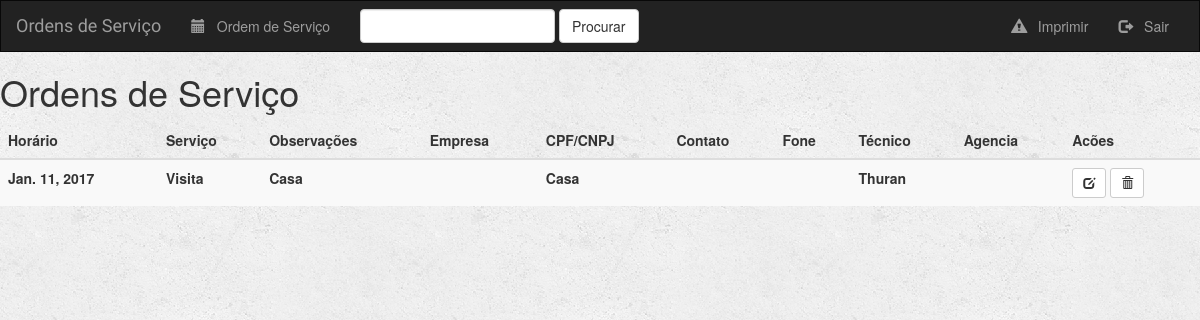
/services/, run on an earlier commit of the app's database.
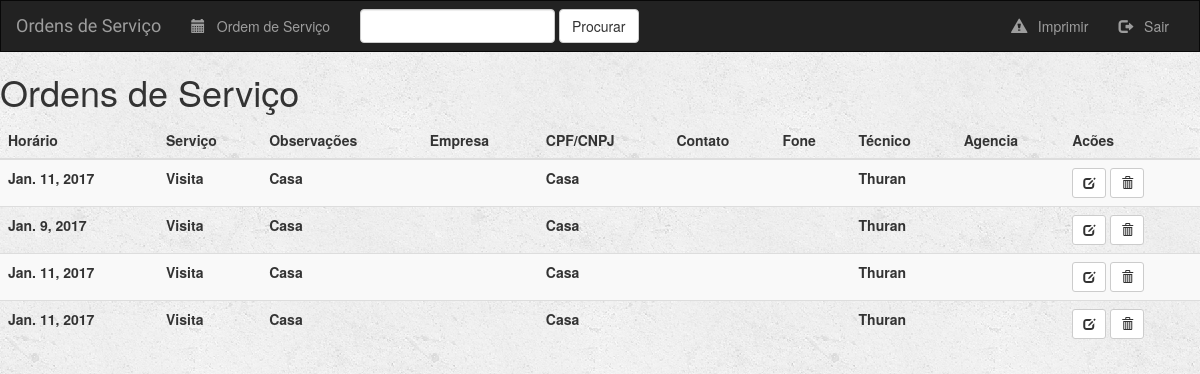
And on a later commit of the database.
### ServiceOrdering/models.py (models this page shows, shortened)
class Ordem_de_Servico(models.Model):
    data = models.DateField()
    horario = models.DateTimeField()
    servico = models.ForeignKey(Servico)
    observacao = models.TextField()
    empresa = models.ForeignKey(Empresa)
    contato = models.CharField(max_length=200, blank= True)
    fone = models.CharField(max_length=20, blank= True)
    tecnico = models.ForeignKey(Tecnico)
    agencia = models.CharField(max_length=200, blank=True)
    aberta = models.BooleanField(default=False)
    class Meta:
        verbose_name = 'Ordem de Servico'
        verbose_name_plural = 'Ordens de Servico'

class Servico(models.Model):
    titulo = models.CharField(max_length=200)
    def __str__(self):
        return self.titulo

class Empresa(models.Model):
    nome = models.CharField(max_length=200)
    cpf_cnpj = models.CharField(max_length=50, blank=True)
    def __str__(self):
        return self.nome

class Tecnico(models.Model):
    nome = models.CharField(max_length=200)
    def __str__(self):
        return self.nome

### ServiceOrdering/views.py (the view)
class IndexView(generic.ListView):
    template_name = 'ServiceOrdering/index.html'
    context_object_name = 'all_ordens'
    def get_queryset(self):
        return Ordem_de_Servico.objects.all()

### templates/ServiceOrdering/index.html (shortened to what this page needs)
{% extends 'ServiceOrdering/base.html' %}
{% block body %}
    {% if all_ordens %}
        <h1>Ordens de Serviço</h1>
        <table class="table table-striped">
          <thead>
            <th>Horário</th>
            <th>Serviço</th>
            <th>Observações</th>
            <th>Empresa</th>
            <th>CPF/CNPJ</th>
            <th>Contato</th>
            <th>Fone</th>
            <th>Técnico</th>
            <th>Agencia</th>
            <th>Acões</th>
          </thead>
        <tbody>
            {% for ordem in all_ordens %}
                <tr>
                    <th>{{ ordem.data }}</th>
                    <th>{{ ordem.servico }}</th>
                    <th>{{ ordem.empresa }}</th>
                    <th>{{ ordem.empresa.cnpj }}</th>
                    <th>{{ ordem.empresa }}</th>
                    <th>{{ ordem.contato }}</th>
                    <th>{{ ordem.fone }}</th>
                    <th>{{ ordem.tecnico }}</th>
                    <th>{{ ordem.agencia }}</th>
                    <th><a href="{% url 'service:ordem-update' ordem.id %}"><button type="submit" class="btn btn-default btn-sm">
                            <span class="glyphicon glyphicon-edit"></span>
                    </button></a>
                    <form action="{% url 'service:ordem-delete' ordem.id %}" method="post" style="display: inline">
                        <button onclick="return confirm('Tem certeza?')" type="submit" class="btn btn-default btn-sm">
                            <span class="glyphicon glyphicon-trash"></span>
                        </button>
                    </form>
                </th>
                </tr>
            {% endfor %}
        </tbody>
        </table>
    {% else %}
        <h3>Não existem ordens de serviço</h3>
    {% endif %}
{% endblock %}

### templates/ServiceOrdering/base.html (shortened to what this page needs)
<!DOCTYPE html>
<html lang="en">
<head>
{% load staticfiles %}
<link rel="stylesheet" href="https://maxcdn.bootstrapcdn.com/bootstrap/3.3.6/css/bootstrap.min.css">
<link rel="stylesheet" type="text/css" href="{% static 'ServiceOrdering/style.css' %}"/>
</head>
<body>
    <nav class="navbar navbar-inverse">
        <div class="container-fluid">
            <div class="navbar-header">
                <a class="navbar-brand" href="{% url 'service:index' %}">Ordens de Serviço</a>
            </div>
            <div class="collapse navbar-collapse" id="topNavBar">
                <ul class="nav navbar-nav">
                    <li class="" >
                        <a href="{% url 'service:ordem-add' %}">
                            <span class="glyphicon glyphicon-calendar" aria-hidden="true"></span>
                            &nbsp; Ordem de Serviço
                        </a>
                    </li>
                </ul>
                <form class="navbar-form navbar-left" role="search" method="get" action="#">
                    <div class="form-group">
                        <input type="text" class="form-control" name="q" value="">
                    </div>
                    <button type="submit" class="btn btn-default">Procurar</button>
                </form>
                <ul class="nav navbar-nav navbar-right">
                    <li class="">
                        <a href="#">
                            <span class="glyphicon glyphicon-alert" aria-hidden="true"></span> &nbsp; Imprimir
                        </a>
                    </li>
                    <li class="">
                        <a href="#">
                            <span class="glyphicon glyphicon-log-out" aria-hidden="true"></span> &nbsp; Sair
                        </a>
                    </li>
                </ul>
            </div>
        </div>
    </nav>
{% block body %}
{% endblock %}
</body>
</html>

### ServiceOrdering/static/ServiceOrdering/style.css (style rules this page uses)
body { background: white url("images/background.png"); }
.navbar { border-radius: 0; }
.navbar-brand { font-family: 'Satisfy', cursive; }

What changed in the data, as far as the page shows it:
added Ordem_de_Servico: data "Jan. 9, 2017", servico "Visita", empresa "Casa", tecnico "Thuran"
added Ordem_de_Servico: data "Jan. 11, 2017", servico "Visita", empresa "Casa", tecnico "Thuran"
added Ordem_de_Servico: data "Jan. 11, 2017", servico "Visita", empresa "Casa", tecnico "Thuran"
